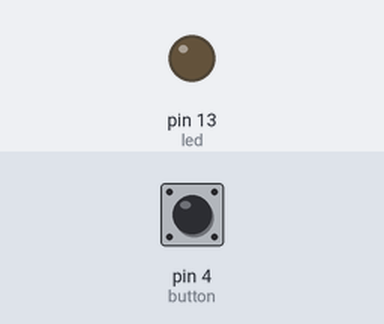
A sketch run on a simulated Arduino Uno, built with avr-gcc and run on an emulated ATmega328P. Parts: output pins drawn as LEDs (lit = HIGH). Inputs (shaded band) come from the test bench; at power-on: pin 4 (button) LOW.

Above: at 1.2 s.
1.3 s: pin 4 (button) pulled HIGH for 0.15 s
At 1.37 s:
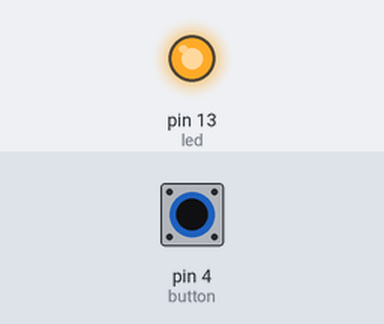
2.9 s: pin 4 (button) pulled HIGH for 3.2 s
At 7.4 s:
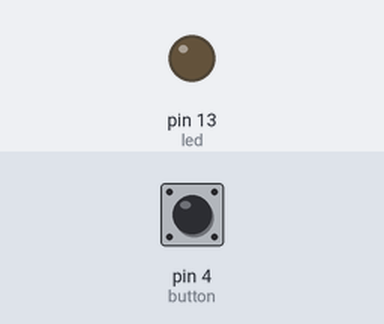
Timing chart, 0 to 8.9 s (numbered marks = the images above; inputs shaded):
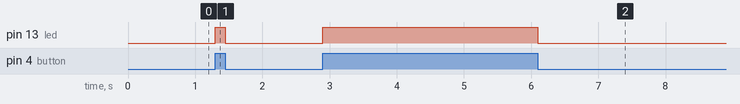

Measured:
- after the input at 1.3 s, pin 13 (led): LOW → HIGH at once, → LOW 0.15 s later
- after the input at 2.9 s, pin 13 (led): LOW → HIGH at once, → LOW 3.2 s later

The sketch:

ledCode.ino
```cpp
// C++ code
int led = 13;
int button = 4;

void setup()
{
  pinMode(led, OUTPUT);
  pinMode(button, INPUT);
}

void loop()
{
   if(digitalRead(button)== HIGH){
    digitalWrite(led, HIGH);
  }
else{
  digitalWrite(led, LOW);
}}
```
